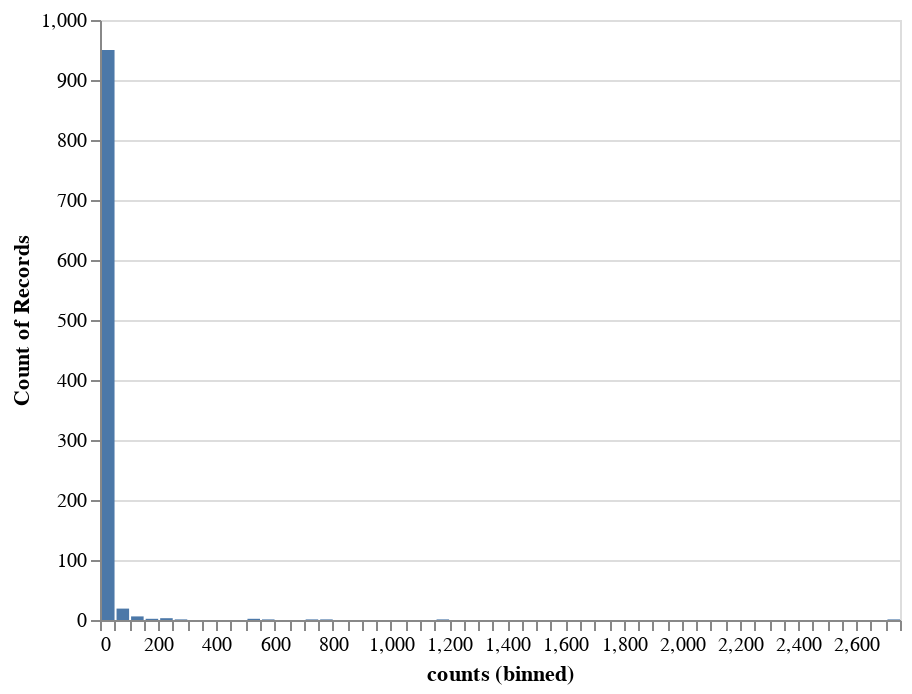

Notebook code cell kept with this figure:
### Code cell
alt.Chart(pulls_counts).mark_bar().encode(
    alt.X('counts', bin=alt.Bin(maxbins=100)),
    y='count()'
)

### Figure 1 — Vega-Lite specification as saved in the notebook (floating-point values rounded to 4 significant figures; data arrays with more than 128 entries replaced by an {"elided": "..."} marker saying what was removed)
{"config": {"view": {"continuousWidth": 400, "continuousHeight": 300}}, "data": {"name": "data-9b223a133f50a6df420de712e2635576"}, "mark": "bar", "encoding": {"x": {"type": "quantitative", "bin": {"maxbins": 100}, "field": "counts"}, "y": {"type": "quantitative", "aggregate": "count"}}, "$schema": "https://vega.github.io/schema/vega-lite/v4.8.1.json", "datasets": {"data-9b223a133f50a6df420de712e2635576": {"elided": "988 records"}}}
